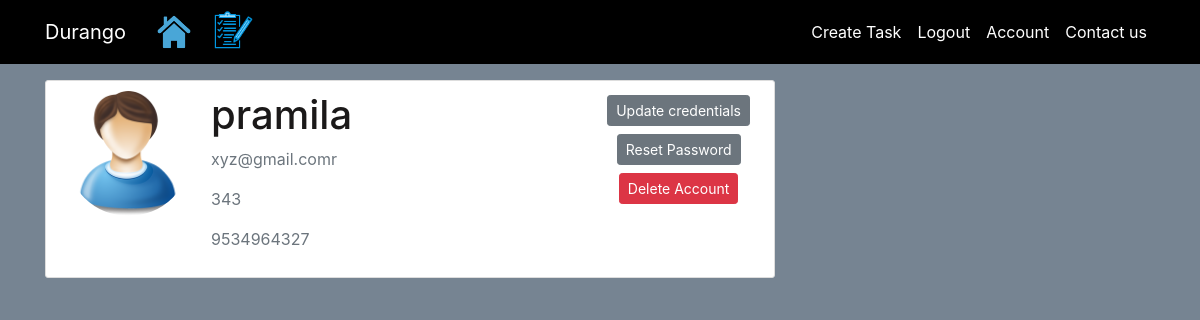
Before: /account (signed in) with the older database file.
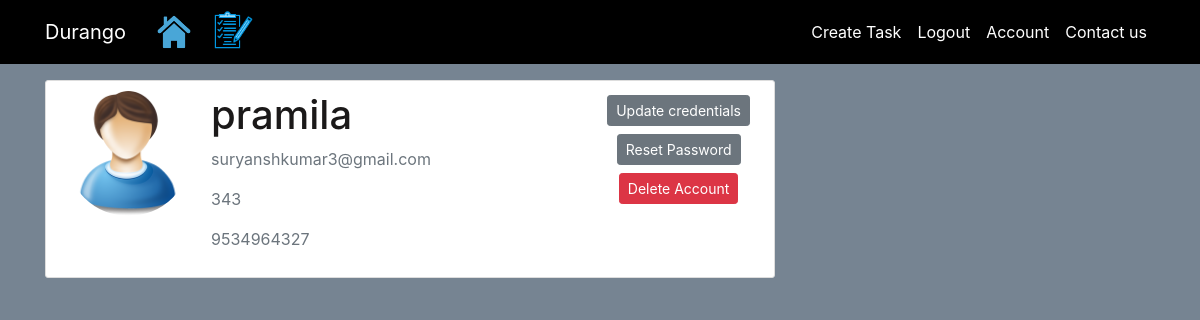
After: the same page with the newer database file.
### durango/models.py (models this page shows, shortened)
class User(db.Model, UserMixin):
    id=db.Column(db.Integer, primary_key=True)
    username=db.Column(db.String(20),unique=True, nullable=False)
    email=db.Column(db.String(100),unique=True, nullable=False)
    instituteId=db.Column(db.String(20), unique=True, nullable=False)
    mobileNum=db.Column(db.String(10), unique=True, nullable=False)
    image_file=db.Column(db.String(20),nullable=False,default='user.png')
    password=db.Column(db.String(50),nullable=False)
    app_password=db.Column(db.String(50),nullable=True)
    tasks=db.relationship('Task',backref='author',lazy=True)

### durango/routes.py (the view)
@application.route("/account")
@login_required
def account():
    image_file=url_for('static',filename='images/user.png')
    return render_template('account.html',title='Account',image_file=image_file)

### durango/models.py (called while the page is built)
@login_manager.user_loader
def load_user(user_id):
    return User.query.get(int(user_id)) #getting user by id

### durango/templates/account.html (shortened to what this page needs)
{%extends "layout.html" %}
{% block content %}
 <div class="content-section" >
 	<div class="media">
 		<img class="rounded-circle account-img"  src="{{image_file}}">
 		<div class="media-body">
 			<h2 class="account-heading">{{current_user.username}}</h2>
 			<p class="text-secondary">{{current_user.email}}</p>
 			<p class="text-secondary">{{current_user.instituteId}}</p>
 			<p class="text-secondary">{{current_user.mobileNum}}</p>
 		</div>
 	<div style="text-align: center;">
 		<div>
            <a class="btn btn-secondary btn-sm m-1" href="{{url_for('update_account')}}"> Update credentials</a>
        </div>
        <div>
            <a class="btn btn-secondary btn-sm m-1" href="{{url_for('reset_initiate')}}"> Reset Password</a>
        </div>
        <div>
            <button type="button" class="btn btn-danger btn-sm m-1" data-toggle="modal" data-target="#deleteModal" > Delete Account</button>
        </div>
    </div>
 	</div>
 </div>
{% endblock %}

Changed rows visible on the page:
changed User "pramila": email "xyz@gmail.comr" → "suryanshkumar3@gmail.com"
